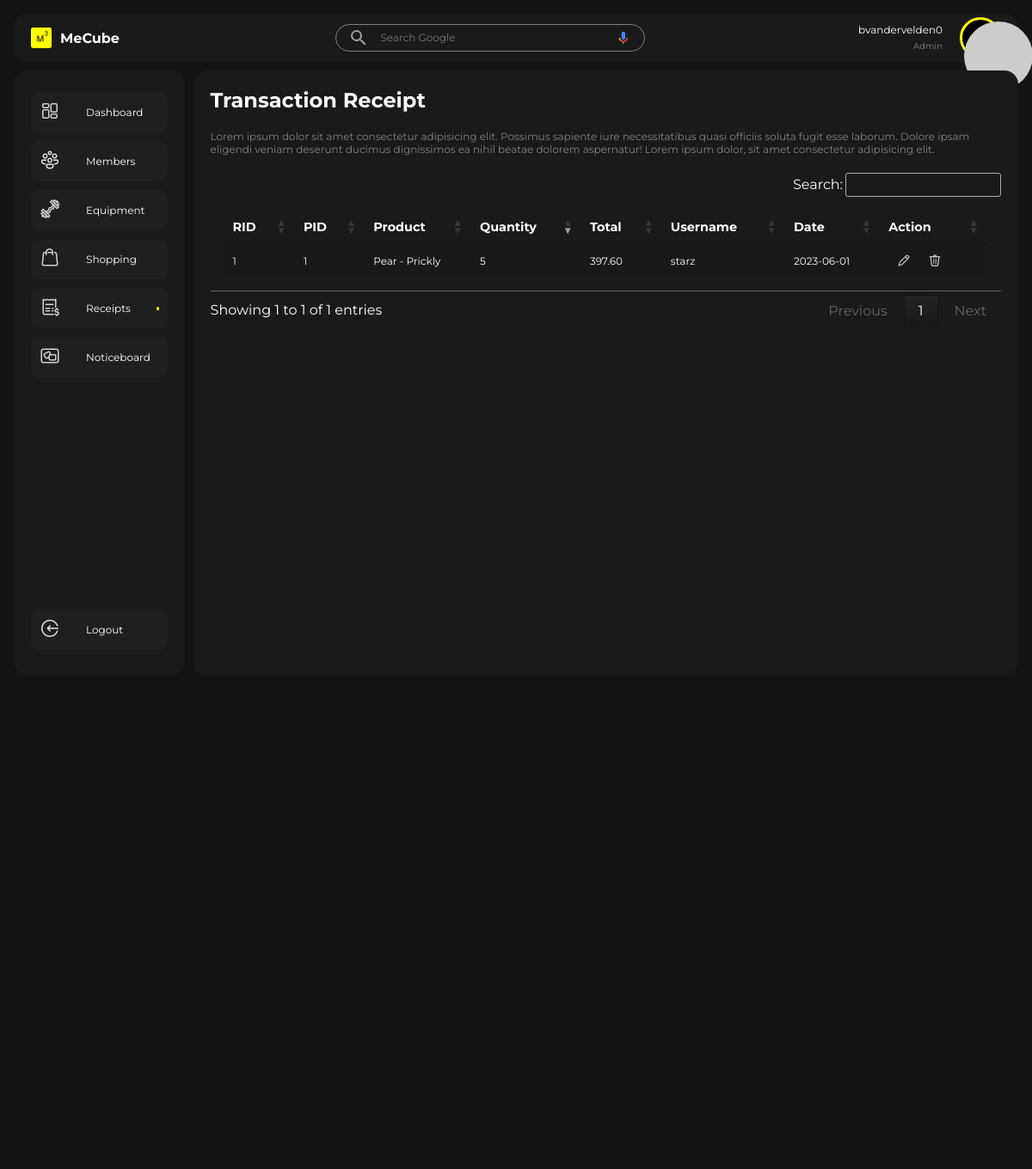
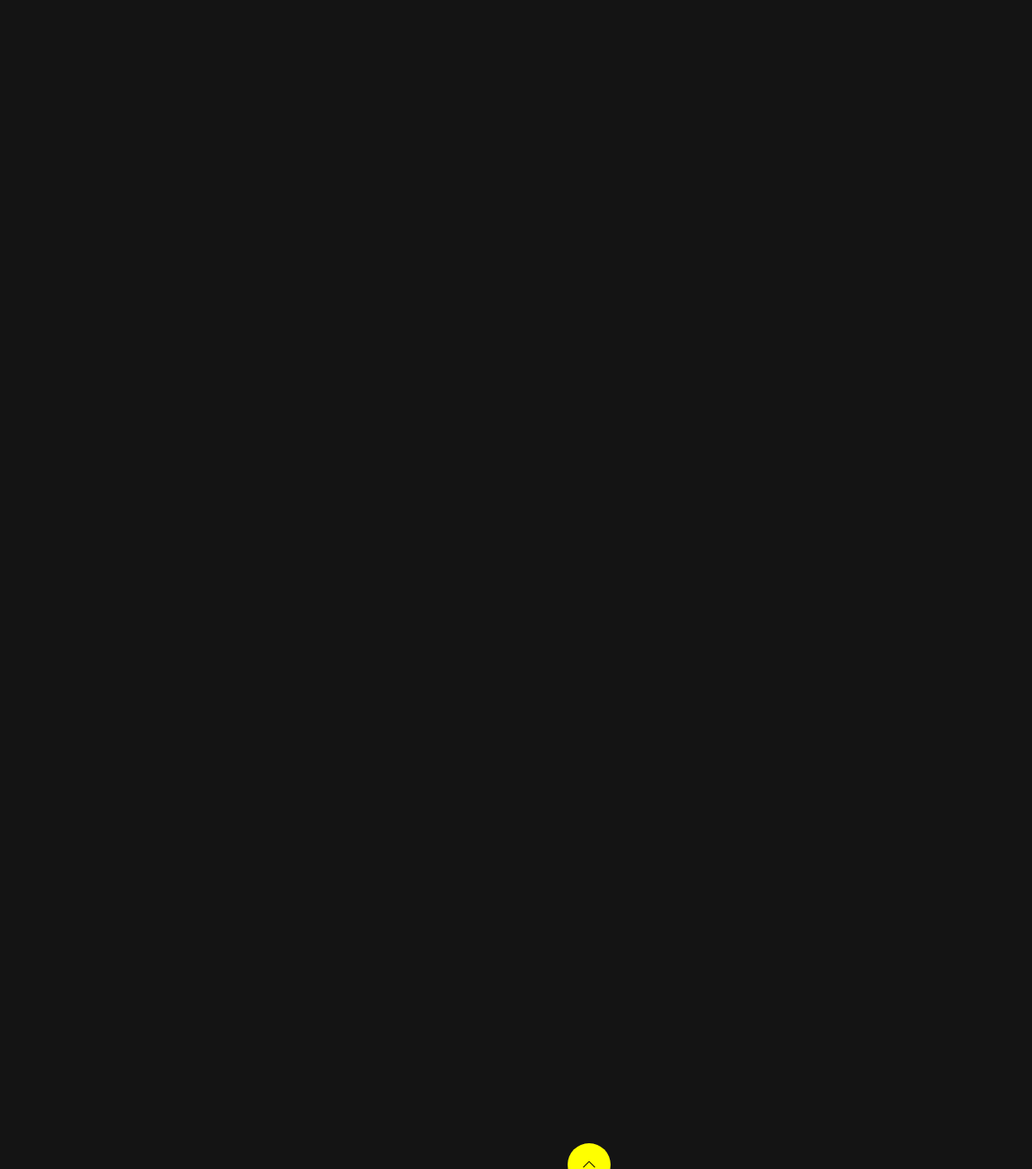
Page /receipt.php (signed in) on the committed database (2 pictures, top to bottom).
### tables this page shows
CREATE TABLE `receipt` (
  `id` int(11) NOT NULL,
  `pid` int(11) DEFAULT NULL,
  `quantity` int(11) DEFAULT NULL,
  `mid` int(11) DEFAULT NULL,
  `regdate` date DEFAULT curdate()
);

CREATE TABLE `product` (
  `id` int(11) NOT NULL,
  `fullname` varchar(255) DEFAULT NULL,
  `description` varchar(255) DEFAULT NULL,
  `price` decimal(6,2) DEFAULT NULL,
  `discount` decimal(6,2) DEFAULT NULL,
  `image` varchar(255) NOT NULL,
  `psid` int(11) DEFAULT NULL,
  `regdate` date DEFAULT curdate()
);

CREATE TABLE `member` (
  `id` int(11) NOT NULL,
  `firstname` varchar(255) DEFAULT NULL,
  `lastname` varchar(255) DEFAULT NULL,
  `gender` varchar(5) NOT NULL,
  `email` varchar(255) DEFAULT NULL,
  `username` varchar(255) DEFAULT NULL,
  `password` varchar(255) DEFAULT NULL,
  `rid` int(11) DEFAULT NULL,
  `sid` int(11) DEFAULT NULL,
  `regdate` date DEFAULT curdate()
);

### receipt.php (the view, shortened to what this page needs)
<?php
if (isset($_SESSION['username'])) {
    $logged_username = $_SESSION['username'];
} else {
    header("Location: login-check.php");
}
?>
<?php
    include('server/conn.php');
    $sql = "SELECT r.id, r.pid, p.fullname , r.quantity, (p.price - p.discount) AS product_price, (r.quantity * (p.price - p.discount)) AS total_amount, m.username, r.regdate FROM receipt r JOIN product p ON r.pid = p.id JOIN member m ON r.mid = m.id";
    $result = mysqli_query($conn, $sql);
?>
<!DOCTYPE html>
<html lang="en">
<head>
    <link rel="stylesheet" type="text/css" href="https://cdn.datatables.net/1.13.2/css/jquery.dataTables.min.css" />
    <link rel="stylesheet" href="css/preloader.css">
    <link rel="stylesheet" href="css/search.css">
    <link rel="stylesheet" href="css/receipt.css">
</head>
<body>
    <main>
        <div class="top">
            <div class="logo">
                <img src="img/logo/doubleColored.png" alt="">
                <h1>MeCube</h1>
            </div>
            <div class="search">
                <div class="searchbar">
                    <div class="searchbar-wrapper">
                        <div class="searchbar-left">
                            <div class="search-icon-wrapper">
                                <span class="search-icon searchbar-icon">
                                    <svg xmlns="http://www.w3.org/2000/svg" viewBox="0 0 24 24">
                                        <path d="M15.5 14h-.79l-.28-.27A6.471 6.471 0 0 0 16 9.5 6.5 6.5 0 1 0 9.5 16c1.61 0 3.09-.59 4.23-1.57l.27.28v.79l5 4.99L20.49 19l-4.99-5zm-6 0C7.01 14 5 11.99 5 9.5S7.01 5 9.5 5 14 7.01 14 9.5 11.99 14 9.5 14z">
                                        </path>
                                    </svg>
                                </span>
                            </div>
                        </div>
                        <div class="searchbar-center">
                            <div class="searchbar-input-spacer"></div>
                            <input type="text" class="searchbar-input" maxlength="2048" name="q" autocapitalize="off" autocomplete="off" title="Search" role="combobox" placeholder="Search Google">
                        </div>
                        <div class="searchbar-right">
                        </div>
                    </div>
                </div>
            </div>
            <div class="loggeduser">
                    <div class="userdetails">
                        <p><?php echo $logged_username ?></p>
                        <span>Admin</span>
                    </div>
                    <div class="useravator">
                        <img src="https://api.dicebear.com/6.x/notionists-neutral/svg?seed=<?php echo $logged_username ?>&radius=50&backgroundColor=ffdfbf" alt="avator">
                    </div>
            </div>
        </div>
        <div class="bottom">
            <div class="sidenav">
                <div class="links">
                    <a href="dashboard.php">
                        <div class="icon"><img src="img/icons/icons8_dashboard_layout_24px.png" alt=""></div>
                        <p>Dashboard</p>
                    </a>
                    <a href="member.php" >
                        <div class="icon"><img src="img/icons/icons8_conference_24px_1.png" alt=""></div>
                        <p>Members</p>
                    </a>
                    <a href="equipment.php">
                        <div class="icon"><img src="img/icons/icons8_ez_curl_bar_24px.png" alt=""></div>
                        <p>Equipment</p>
                    </a>
                    <a href="store.php">
                        <div class="icon"><img src="img/icons/icons8_shopping_bag_24px.png" alt=""></div>
                        <p>Shopping</p>
                    </a>
                    <a href="receipt.php" class="init">
                        <div class="icon"><img src="img/icons/icons8_receipt_dollar_24px.png" alt=""></div>
                        <p>Receipts</p>
                    </a>
                    <a href="noticeboard.php">
                        <div class="icon"><img src="img/icons/icons8_noticeboard_24px_1.png" alt=""></div>
                        <p>Noticeboard</p>
                    </a>
                </div>
                <div class="logout">
                    <div class="links">
                        <a href="logout.php">
                            <div class="icon"><img src="img/icons/icons8_login_rounded_24px.png" alt=""></div>
                            <p>Logout</p>
                        </a>
                    </div>
                </div>
            </div>
            <div class="content">
                <h2>Transaction Receipt</h2>
                <p>Lorem ipsum dolor sit amet consectetur adipisicing elit. Possimus sapiente iure necessitatibus quasi officiis soluta fugit esse laborum.
                    Dolore ipsam eligendi veniam deserunt ducimus dignissimos ea nihil beatae dolorem aspernatur! Lorem ipsum dolor, sit amet consectetur
                    adipisicing elit.</p>
                <div class="displayData">
                    <table class="member display" id="member" style="width:100%">
                        <thead>
                            <tr>
                                <th>RID</th>
                                <th>PID</th>
                                <th>Product</th>
                                <th>Quantity</th>
                                <th>Total</th>
                                <th>Username</th>
                                <th>Date</th>
                                <th>Action</th>
                            </tr>
                        </thead>
                        <tbody>
                        <?php while($receipt = mysqli_fetch_assoc($result)){ ?>
                                <tr>
                                <td><?php echo $receipt['id']; ?></td>
                                <td><?php echo $receipt['pid']; ?></td>
                                <td><?php echo $receipt['fullname']; ?></td>
                                <td><?php echo $receipt['quantity']; ?></td>
                                <td><?php echo $receipt['total_amount']; ?></td>
                                <td><?php echo $receipt['username']; ?></td>
                                <td><?php echo $receipt['regdate']; ?></td>
                                <td>
                                    <div class="action">
                                    <a href="?edit=<?php echo $receipt['id']; ?>" class="edit"><img src="img/icons/icons8_edit_24px_1.png" alt=""></a>
                                <a href="?delete=<?php echo $receipt['id']; ?>" class="delete"><img src="img/icons/icons8_trash_24px_1.png" alt=""></a>
                                    </div>
                                </td>
                                </tr>
                                <?php } ?>
                        </tbody>
                    </table>
                </div>
        </div>
    </main>
    <div class="tray-key" id="tray-key"><img src="img/icons/icons8_collapse_arrow_24px.png" alt=""></div>
</body>
</html>

### css/search.css (style rules this page uses)
.searchbar { font-size: 12px; font-family: arial, sans-serif; color: #202124; display: -webkit-box; display: -ms-flexbox; display: flex; z-index: 3; height: auto; background: #1A1A1A; border: 1px solid gray; -webkit-box-shadow: none; box-shadow: none; border-radius: 24px; margin: 0 auto; width: auto; max-width: 30vw; }
.searchbar-wrapper { -webkit-box-flex: 1; -ms-flex: 1; flex: 1; display: -webkit-box; display: -ms-flexbox; display: flex; padding: 5px 8px 0 14px; }
.searchbar-left { font-size: 12px; font-family: arial, sans-serif; color: #202124; display: -webkit-box; display: -ms-flexbox; display: flex; -webkit-box-align: center; -ms-flex-align: center; align-items: center; padding-right: 13px; margin-top: -5px; }
.search-icon { margin-top: 3px; color: #9aa0a6; height: 12px; line-height: 16px; width: 20px; }
.searchbar-icon { display: inline-block; fill: currentColor; height: 16px; line-height: 16px; position: relative; width: 24px; }
.searchbar-center { display: -webkit-box; display: -ms-flexbox; display: flex; -webkit-box-flex: 1; -ms-flex: 1; flex: 1; -ms-flex-wrap: wrap; flex-wrap: wrap; }
.searchbar-input-spacer { color: transparent; -webkit-box-flex: 100%; -ms-flex: 100%; flex: 100%; white-space: pre; height: 24px; font-size: 12px; }
.searchbar-input { background-color: transparent; border: none; margin: 0; padding: 0; color: rgba(255, 255, 255, .87); word-wrap: break-word; outline: none; display: -webkit-box; display: -ms-flexbox; display: flex; -webkit-box-flex: 100%; -ms-flex: 100%; flex: 100%; margin-top: -27px; height: 24px; font-size: 12px; max-width: 100%; width: 100%; }
.searchbar-right { display: -webkit-box; display: -ms-flexbox; display: flex; -webkit-box-flex: 0; -ms-flex: 0 0 auto; flex: 0 0 auto; margin-top: -5px; -webkit-box-align: stretch; -ms-flex-align: stretch; align-items: stretch; -webkit-box-orient: horizontal; -webkit-box-direction: normal; -ms-flex-direction: row; flex-direction: row }
.voice-search { -webkit-box-flex: 1; -ms-flex: 1 0 auto; flex: 1 0 auto; display: -webkit-box; display: -ms-flexbox; display: flex; cursor: pointer; -webkit-box-align: center; -ms-flex-align: center; align-items: center; border: 0; background: transparent; outline: none; padding: 0 8px; width: 2.8em; }

### rows in the picture
receipt: id "1", pid "1", pid.fullname "Pear - Prickly", quantity "5", total_amount "397.60", mid.username "starz", regdate "2023-06-01"

### other values in the picture
$logged_username "bvandervelden0"
